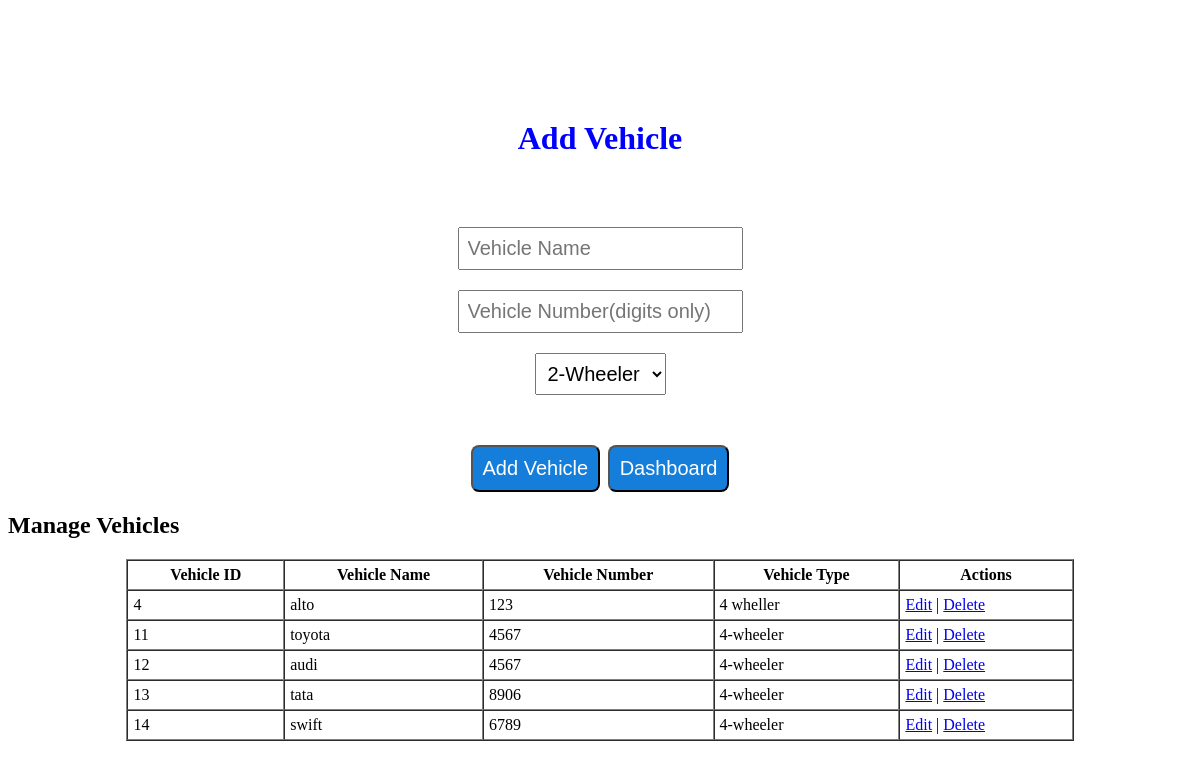
The page /vehicleservices/addvehicle.php (signed in) on the database its author committed.
### tables this page shows
CREATE TABLE `vehicles` (
  `vehicle_id` int(11) NOT NULL,
  `user_id` int(11) DEFAULT NULL,
  `vehicle_name` varchar(100) DEFAULT NULL,
  `vehicle_number` varchar(50) DEFAULT NULL,
  `vehicle_type` varchar(50) DEFAULT NULL
);

### vehicleservices/addvehicle.php (the view, shortened to what this page needs)
<?php
include("config.php");
?>
<!DOCTYPE html>
<html lang="en">
<head>
</head>
<body>
    <h1><?= isset($vehicle) ? "Edit Vehicle" : "Add Vehicle" ?></h1>
    <form method="POST">
        <input type="text" name="vehicle_name" placeholder="Vehicle Name" value="<?= htmlspecialchars($vehicle['vehicle_name'] ?? '') ?>" required><br>
        <input type="text" name="vehicle_number" placeholder="Vehicle Number(digits only)" value="<?= htmlspecialchars($vehicle['vehicle_number'] ?? '') ?>" required><br>
        <select name="vehicle_type" required>
            <option value="2-wheeler" <?= (isset($vehicle) && $vehicle['vehicle_type'] == '2-wheeler') ? 'selected' : '' ?>>2-Wheeler</option>
        </select><br>
        <button type="submit" name="<?= isset($vehicle) ? 'update' : 'add' ?>"><?= isset($vehicle) ? 'Update Vehicle' : 'Add Vehicle' ?></button>
        <a href="dashboard.php"><button type="button">Dashboard</button></a>
    </form>
    <h2>Manage Vehicles</h2>
    <table border="1" cellpadding="5" cellspacing="0" style="width: 80%; margin: 0 auto;">
        <thead>
            <tr>
                <th>Vehicle ID</th>
                <th>Vehicle Name</th>
                <th>Vehicle Number</th>
                <th>Vehicle Type</th>
                <th>Actions</th>
            </tr>
        </thead>
        <tbody>
            <?php
            $sql = "SELECT * FROM vehicles WHERE user_id = ?";
            $stmt = $conn->prepare($sql);
            $stmt->bind_param("i", $_SESSION['user_id']);
            $stmt->execute();
            $result = $stmt->get_result();
            while ($row = $result->fetch_assoc()):
            ?>
                <tr>
                    <td><?= htmlspecialchars($row['vehicle_id']) ?></td>
                    <td><?= htmlspecialchars($row['vehicle_name']) ?></td>
                    <td><?= htmlspecialchars($row['vehicle_number']) ?></td>
                    <td><?= htmlspecialchars($row['vehicle_type']) ?></td>
                    <td>
                        <a href="addvehicle.php?edit=<?= $row['vehicle_id'] ?>">Edit</a> |
                        <a href="addvehicle.php?delete=<?= $row['vehicle_id'] ?>" onclick="return confirm('Are you sure you want to delete this vehicle?')">Delete</a>
                    </td>
                </tr>
            <?php endwhile; ?>
        </tbody>
    </table>
</body>
</html>

### vehicleservices/addvehicle.php (style rules this page uses)
h1 { color: blue; text-align: center; margin-top: 120px; }
form { text-align: center; margin-top: 60px; font-size: 30px; }
select, input { font-size: 20px; padding: 8px; margin: 10px; }
button { font-size: 20px; margin-top: 40px; background-color: rgb(21, 126, 218); color: white; border-radius: 8px; padding: 10px; }

### rows shown on the page
vehicles: vehicle_id "4", vehicle_name "alto", vehicle_number "123", vehicle_type "4 wheller"
vehicles: vehicle_id "11", vehicle_name "toyota", vehicle_number "4567", vehicle_type "4-wheeler"
vehicles: vehicle_id "12", vehicle_name "audi", vehicle_number "4567", vehicle_type "4-wheeler"
vehicles: vehicle_id "13", vehicle_name "tata", vehicle_number "8906", vehicle_type "4-wheeler"
vehicles: vehicle_id "14", vehicle_name "swift", vehicle_number "6789", vehicle_type "4-wheeler"
